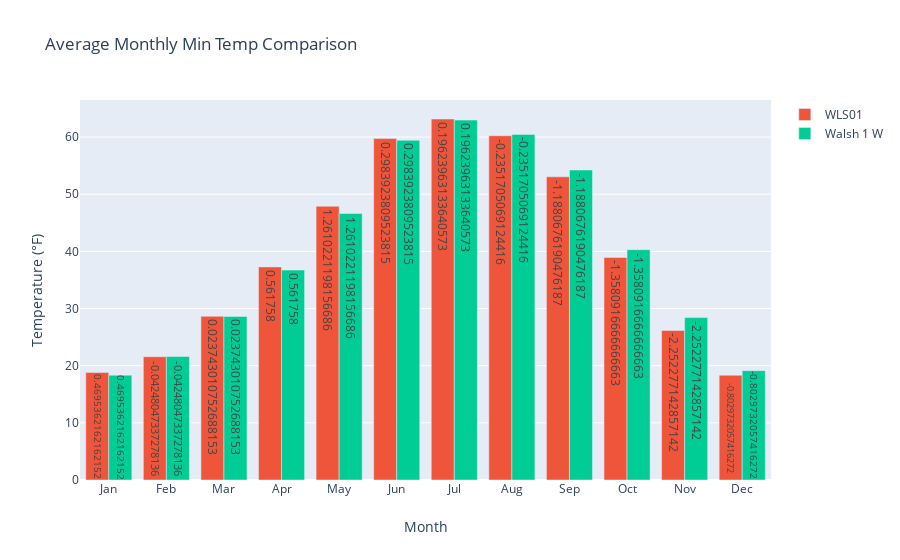

The notebook cell saved with this chart:
### Code cell
wls01_monthly_tmin_fig = go.Figure(data=[go.Bar()],
                                  layout=go.Layout(title=go.layout.Title(text='Average Monthly Min Temp Comparison'),
                                                  xaxis=go.layout.XAxis(title=go.layout.xaxis.Title(text='Month')),
                                                  yaxis=go.layout.YAxis(title=go.layout.yaxis.Title(text='Temperature (°F)'))))
wls01_monthly_tmin_fig.add_trace(
    go.Bar(x=wls01_monthly.month,y=wls01_monthly.tmin,
           text=wls01_monthly.min_temp_diff,name='WLS01'))
wls01_monthly_tmin_fig.add_trace(
    go.Bar(x=wls01_monthly.month,y=wls01_monthly.mint,
          text=wls01_monthly.min_temp_diff,name='Walsh 1 W'))
wls01_monthly_tmin_fig.show()

### Figure 1 — Plotly figure (JSON) as saved in the notebook; plotly's stock layout.template omitted (floating-point values rounded to 4 significant figures)
{"data": [{"type": "bar"}, {"name": "WLS01", "text": [0.4695, -0.04248, 0.02374, 0.5618, 1.261, 0.2984, 0.1962, -0.2352, -1.188, -1.358, -2.252, -0.803], "type": "bar", "x": ["Jan", "Feb", "Mar", "Apr", "May", "Jun", "Jul", "Aug", "Sep", "Oct", "Nov", "Dec"], "y": [18.81, 21.57, 28.64, 37.28, 47.88, 59.73, 63.15, 60.23, 53.05, 38.93, 26.16, 18.33]}, {"name": "Walsh 1 W", "text": [0.4695, -0.04248, 0.02374, 0.5618, 1.261, 0.2984, 0.1962, -0.2352, -1.188, -1.358, -2.252, -0.803], "type": "bar", "x": ["Jan", "Feb", "Mar", "Apr", "May", "Jun", "Jul", "Aug", "Sep", "Oct", "Nov", "Dec"], "y": [18.34, 21.61, 28.62, 36.72, 46.62, 59.43, 62.96, 60.46, 54.23, 40.29, 28.41, 19.13]}], "layout": {"title": {"text": "Average Monthly Min Temp Comparison"}, "xaxis": {"title": {"text": "Month"}}, "yaxis": {"title": {"text": "Temperature (°F)"}}}}
